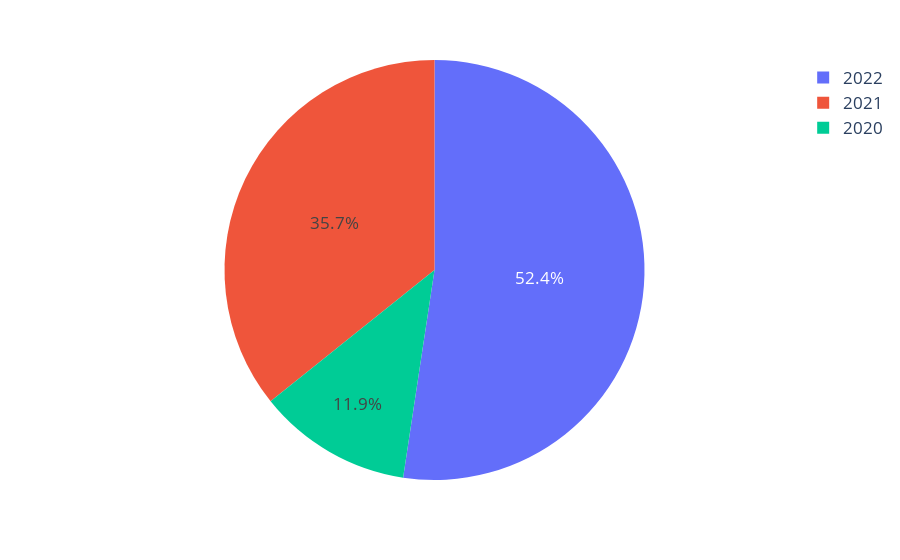

Source (notebook cell):
### Markdown cell above
# year wise distribution

### Code cell
group=salary.work_year.value_counts()
fig=px.pie(group, group.index, group.values, labels=group.index)

fig.update_layout(
    font=dict(size=17))

### Figure 1 — Plotly figure (JSON) as saved in the notebook; plotly's stock layout.template omitted (floating-point values rounded to 4 significant figures)
{"data": [{"domain": {"x": [0, 1], "y": [0, 1]}, "hovertemplate": "index=%{label}<br>value=%{value}<extra></extra>", "labels": [2022, 2021, 2020], "legendgroup": "", "name": "", "showlegend": true, "type": "pie", "values": [318, 217, 72]}], "layout": {"font": {"size": 17}, "legend": {"tracegroupgap": 0}, "margin": {"t": 60}}}
